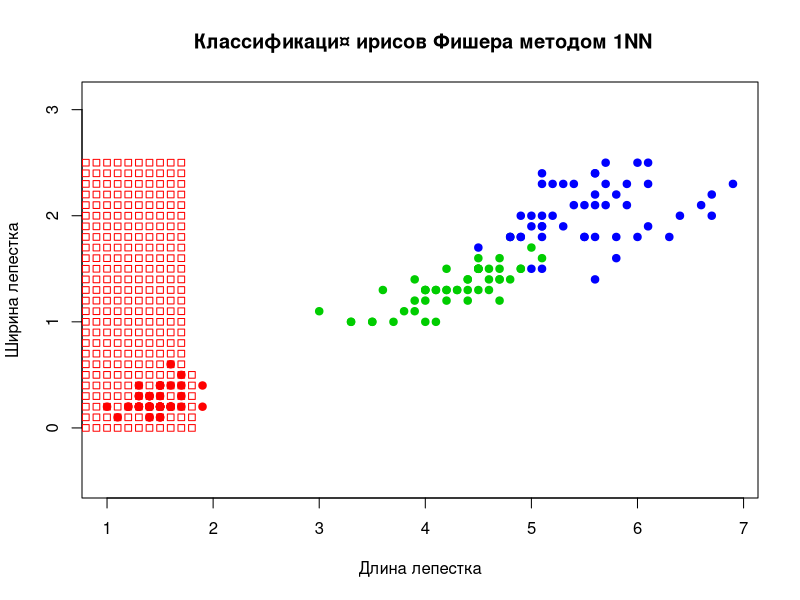

The R source for this figure: (Note: a time limit stopped this script after it produced the figure.)
dist = function(u, v) { #Метрика
	sqrt(sum((u - v)^2))
}

sortObj <- function(xl, z, metricFunction = dist) { 
#Сортировка объектов выборки по расстоянию до классифицируемого
	l <- dim(xl)[1]
	n <- dim(xl)[2] - 1
	distances <- rep(0, l)
	for (i in 1:l) {
		distances[i] <- c(metricFunction(xl[i, 1:n], z))
  }
	orderedXL <- xl[order(distances), ]
	return (orderedXL)
}

oneNN <- function(xl, z) #1NN
{
	orderedXL <- sortObj(xl, z);
	n <- dim(orderedXL)[2]
	class <- orderedXL[1, n]
	return (class)
}

xl <- iris[, 3:5]
colors = c("setosa" = "red", "versicolor" = "green3", "virginica" = "blue")
plot(iris[, 3:4], pch = 21, bg = colors[iris$Species], col = colors[iris$Species], main=" Классификаци¤ ирисов Фишера методом 1NN", xlab = "Длина лепестка", ylab = "Ширина лепестка", asp = 1)


for (i in seq(0, 7, 0.1)) {
  for (j in seq(0, 2.5, 0.1)) {
    z <- c(i, j)
    class <- oneNN(xl, z)
    points(z[1], z[2], pch = 22, col = colors[class])
  }
}
